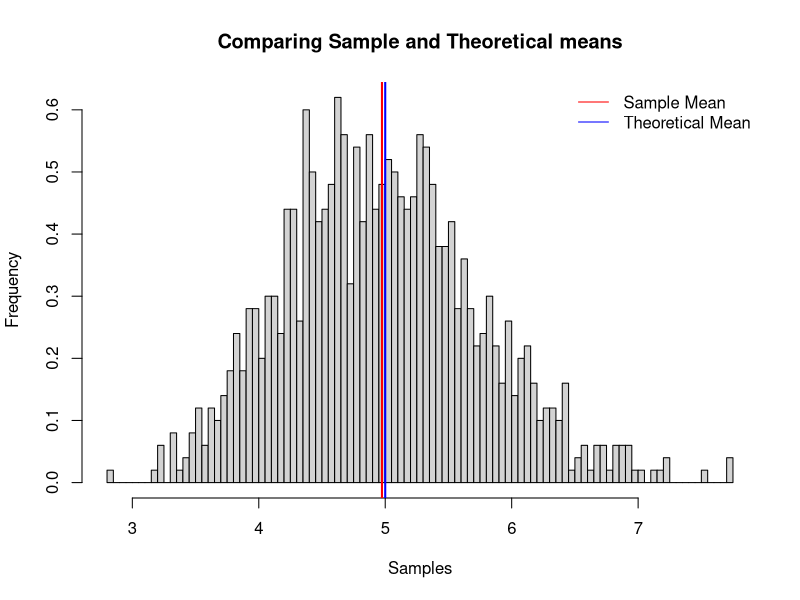
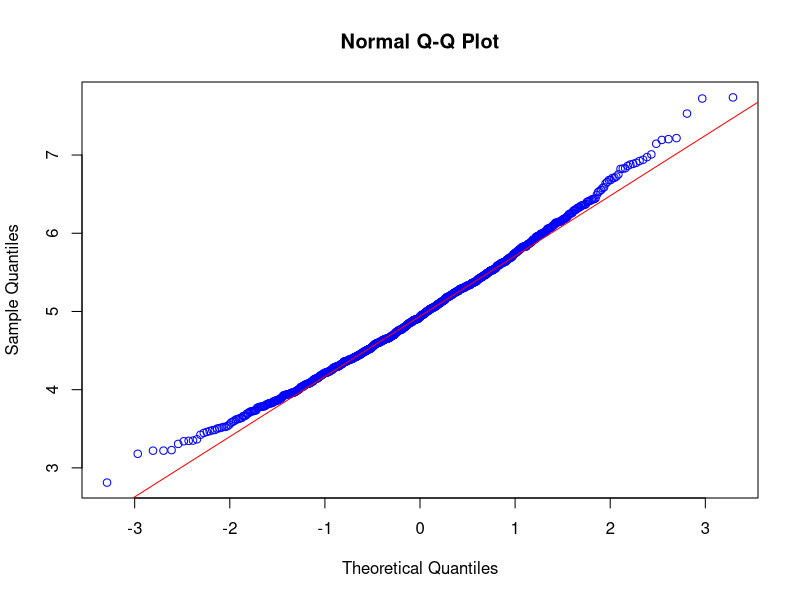

Recreate these plots in R, in order.
## ---- chunk 1
message(sprintf("Run time: %s\nR version: %s", Sys.time(), R.Version()$version.string))
## ---- chunk 2
library(knitr)
library(ggplot2)
## ---- chunk 3
set.seed(1234)
lambda <- 0.2         
sample <- 40               
nsimul <- 1000        
## ---- chunk 4
# Create a matrix of 1000 rows with the columns corresponding to random simulation 40 times
matrix.simulation <- matrix(rexp(nsimul * sample, rate=lambda), nsimul, sample)
mean.simulation <- rowMeans(matrix.simulation)
# Sample mean
sample.mean <-mean(mean.simulation)
sample.mean 
# Theoretical mean
theoretical.mean <- 1/lambda
theoretical.mean
## ---- chunk 5
hist(mean.simulation, breaks = 100, prob = TRUE, 
     main="Comparing Sample and Theoretical means", xlab="Samples", ylab="Frequency")
     abline(v = theoretical.mean, col= "blue", lwd = 2)
     abline(v = sample.mean, col = "red", lwd = 2)
     legend('topright', c("Sample Mean", "Theoretical Mean"), bty = "n",       
     lty = c(1,1), col = c(col = "red", col = "blue"))
## ---- chunk 6
variance.simulation <- var(mean.simulation)
variance.simulation
## ---- chunk 7
theoretical.variance <- ((1/lambda)/sqrt(40))^2 
theoretical.variance
## ---- chunk 8
qqnorm(mean.simulation, main ="Normal Q-Q Plot", col="blue")
qqline(mean.simulation, col = "red")
